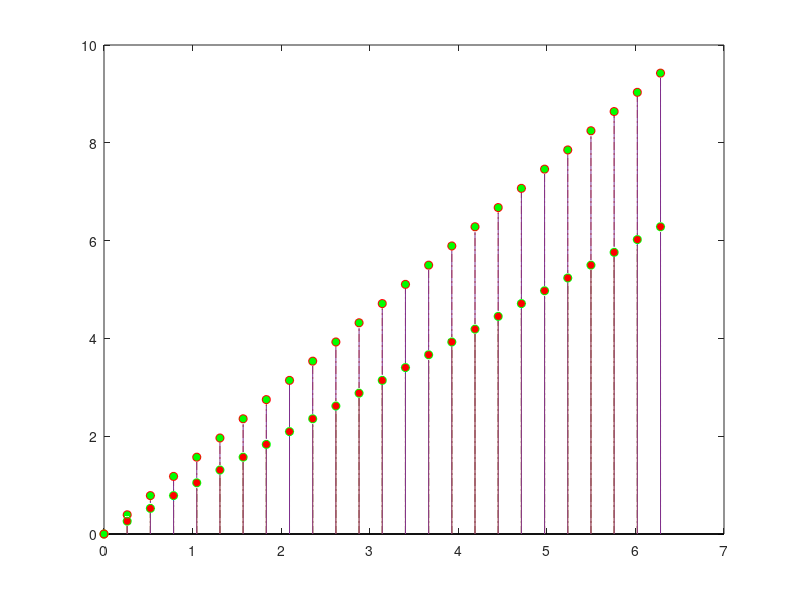

MATLAB code to generate this figure:

% a = [0.03 0.02];
% b = [0.016 0.012];
% x1 = linspace(0.0168,0.0286,30);
% x2 = linspace(0.0255,0.033);
% y1 = a(1) + b(1)./x1;
% y2 = a(2) + b(2)./x2;
% 
% figure
% plot(x1,y1,'g',x2,y2,'b');
% legend('process 1','process 2')
% xlabel('sigma')
% ylabel('machining cost');
% 
figure
X = linspace(0,2*pi,25)';
Y = X;
Z = 1.5*X;
W = [Y Z];
stem(X,W(:,1),'LineStyle','-.',...
     'MarkerFaceColor','red',...
     'MarkerEdgeColor','green')
 hold on
 stem(X,W(:,2),'LineStyle','-.',...
     'MarkerFaceColor','green',...
     'MarkerEdgeColor','red')
stem(X,W)

% figure
% plot(X,W(:,1),'o');
% hold on
% plot(X,W(:,2),'o');
